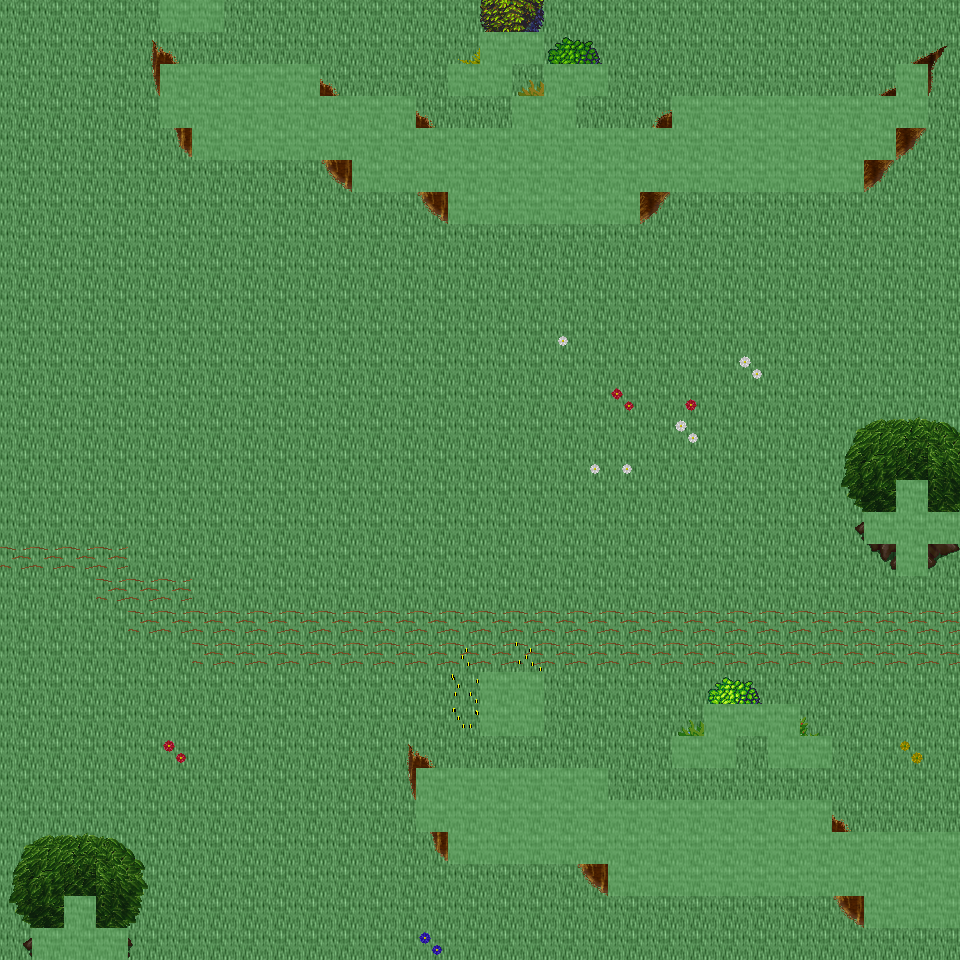

This is a level from a 2D game, rendered from its Tiled map with the project's own tilesets. A one-line summary and the map file follow, with tile-layer data summarised:
An orthogonal 30x30 tile map with 32x32 px tiles, 6 tile layers (Ground, Object, Object2, Above, ...), 39 tilesets and 8 objects (8x mapExit).

<map version="1.0" orientation="orthogonal" renderorder="right-down" width="30" height="30" tilewidth="32" tileheight="32" nextobjectid="9">
  <tileset firstgid="1" name="tileset_ground_ground" tilewidth="32" tileheight="32" tilecount="33" columns="3">
    <image source="../drawable/tileset_ground_ground.png" width="96" height="352" />
  </tileset>
  <tileset firstgid="34" name="tileset_ground_water_pool" tilewidth="32" tileheight="32" tilecount="72" columns="3">
    <image source="../drawable/tileset_ground_water_pool.png" width="96" height="768" />
  </tileset>
  <tileset firstgid="106" name="tileset_ground_ridge_earth_dark" tilewidth="32" tileheight="32" tilecount="96" columns="12">
    <image source="../drawable/tileset_ground_ridge_earth_dark.png" width="384" height="256" />
  </tileset>
  <tileset firstgid="202" name="tileset_ground_grass_edges" tilewidth="32" tileheight="32" tilecount="36" columns="12">
    <image source="../drawable/tileset_ground_grass_edges.png" width="384" height="96" />
  </tileset>
  <tileset firstgid="238" name="tileset_ground_grass_corners" tilewidth="32" tileheight="32" tilecount="24" columns="6">
    <image source="../drawable/tileset_ground_grass_corners.png" width="192" height="128" />
  </tileset>
  <tileset firstgid="262" name="tileset_plant_flower_daisy_blue" tilewidth="32" tileheight="32" tilecount="8" columns="2">
    <image source="../drawable/tileset_plant_flower_daisy_blue.png" width="64" height="128" />
  </tileset>
  <tileset firstgid="270" name="tileset_plant_flower_daisy_yellow" tilewidth="32" tileheight="32" tilecount="8" columns="2">
    <image source="../drawable/tileset_plant_flower_daisy_yellow.png" width="64" height="128" />
  </tileset>
  <tileset firstgid="278" name="tileset_plant_flower_daisy_red" tilewidth="32" tileheight="32" tilecount="8" columns="2">
    <image source="../drawable/tileset_plant_flower_daisy_red.png" width="64" height="128" />
  </tileset>
  <tileset firstgid="286" name="tileset_plant_flower_daisy_white" tilewidth="32" tileheight="32" tilecount="8" columns="2">
    <image source="../drawable/tileset_plant_flower_daisy_white.png" width="64" height="128" />
  </tileset>
  <tileset firstgid="294" name="tileset_logic_collision" tilewidth="32" tileheight="32" tilecount="1" columns="1">
    <image source="../drawable/tileset_logic_collision.png" width="32" height="32" />
  </tileset>
  <tileset firstgid="295" name="tileset_plant_tree_tree_green" tilewidth="32" tileheight="32" tilecount="80" columns="8">
    <image source="../drawable/tileset_plant_tree_tree_green.png" width="256" height="352" />
  </tileset>
  <tileset firstgid="375" name="tileset_plant_stump_stump_brown" tilewidth="32" tileheight="32" tilecount="4" columns="2">
    <image source="../drawable/tileset_plant_stump_stump_brown.png" width="64" height="64" />
  </tileset>
  <tileset firstgid="379" name="tileset_item_pot_cauldron" tilewidth="32" tileheight="32" tilecount="48" columns="8">
    <image source="../drawable/tileset_item_pot_cauldron.png" width="256" height="192" />
  </tileset>
  <tileset firstgid="427" name="tileset_plant_bush_various_small" tilewidth="32" tileheight="32" tilecount="9" columns="3">
    <image source="../drawable/tileset_plant_bush_various_small.png" width="96" height="96" />
  </tileset>
  <tileset firstgid="436" name="tileset_ground_rock_pebbles" tilewidth="32" tileheight="32" tilecount="3" columns="1">
    <image source="../drawable/tileset_ground_rock_pebbles.png" width="32" height="96" />
  </tileset>
  <tileset firstgid="439" name="tileset_ground_ladder_vertical_dark" tilewidth="32" tileheight="32" tilecount="3" columns="3">
    <image source="../drawable/tileset_ground_ladder_vertical_dark.png" width="96" height="32" />
  </tileset>
  <tileset firstgid="442" name="tileset_item_chemistry_empty_bottles" tilewidth="32" tileheight="32" tilecount="12" columns="4">
    <image source="../drawable/tileset_item_chemistry_empty_bottles.png" width="128" height="96" />
  </tileset>
  <tileset firstgid="454" name="tileset_item_chemistry_flask" tilewidth="32" tileheight="32" tilecount="3" columns="1">
    <image source="../drawable/tileset_item_chemistry_flask.png" width="32" height="96" />
  </tileset>
  <tileset firstgid="457" name="tileset_item_pot_barrel" tilewidth="32" tileheight="32" tilecount="2" columns="1">
    <image source="../drawable/tileset_item_pot_barrel.png" width="32" height="64" />
  </tileset>
  <tileset firstgid="459" name="tileset_item_flagpole" tilewidth="32" tileheight="32" tilecount="3" columns="1">
    <image source="../drawable/tileset_item_flagpole.png" width="32" height="96" />
  </tileset>
  <tileset firstgid="462" name="tileset_item_food_beehive1" tilewidth="32" tileheight="32" tilecount="1" columns="1">
    <image source="../drawable/tileset_item_food_beehive1.png" width="32" height="32" />
  </tileset>
  <tileset firstgid="463" name="tileset_item_food_beehive2" tilewidth="32" tileheight="32" tilecount="1" columns="1">
    <image source="../drawable/tileset_item_food_beehive2.png" width="32" height="32" />
  </tileset>
  <tileset firstgid="464" name="tileset_item_buzzing_bees" tilewidth="32" tileheight="32" tilecount="5" columns="5">
    <image source="../drawable/tileset_item_buzzing_bees.png" width="160" height="32" />
  </tileset>
  <tileset firstgid="469" name="tileset_plant_bush_hedge" tilewidth="32" tileheight="32" tilecount="35" columns="5">
    <image source="../drawable/tileset_plant_bush_hedge.png" width="160" height="224" />
  </tileset>
  <tileset firstgid="504" name="tileset_logic_creature_animal" tilewidth="32" tileheight="32" tilecount="32" columns="8">
    <image source="../drawable/tileset_logic_creature_animal.png" width="256" height="128" />
  </tileset>
  <tileset firstgid="536" name="tileset_furniture_table_wooden_trestle" tilewidth="32" tileheight="32" tilecount="9" columns="3">
    <image source="../drawable/tileset_furniture_table_wooden_trestle.png" width="96" height="96" />
  </tileset>
  <tileset firstgid="545" name="tileset_furniture_table_bench" tilewidth="32" tileheight="32" tilecount="3" columns="3">
    <image source="../drawable/tileset_furniture_table_bench.png" width="96" height="32" />
  </tileset>
  <tileset firstgid="548" name="tileset_item_food_smoked_meatandfish" tilewidth="32" tileheight="32" tilecount="4" columns="4">
    <image source="../drawable/tileset_item_food_smoked_meatandfish.png" width="128" height="32" />
  </tileset>
  <tileset firstgid="552" name="tileset_furniture_table_wooden_trestle_vertical" tilewidth="32" tileheight="32" tilecount="6" columns="2">
    <image source="../drawable/tileset_furniture_table_wooden_trestle_vertical.png" width="64" height="96" />
  </tileset>
  <tileset firstgid="558" name="tileset_building_huts" tilewidth="32" tileheight="32" tilecount="338" columns="26">
    <image source="../drawable/tileset_building_huts.png" width="832" height="416" />
  </tileset>
  <tileset firstgid="896" name="tileset_building_chimney_smoke" tilewidth="32" tileheight="32" tilecount="40" columns="4">
    <image source="../drawable/tileset_building_chimney_smoke.png" width="128" height="320" />
  </tileset>
  <tileset firstgid="936" name="tileset_item_firewood" tilewidth="32" tileheight="32" tilecount="12" columns="3">
    <image source="../drawable/tileset_item_firewood.png" width="96" height="128" />
  </tileset>
  <tileset firstgid="948" name="tileset_logic_item_herb" tilewidth="32" tileheight="32" tilecount="5" columns="5">
    <image source="../drawable/tileset_logic_item_herb.png" width="160" height="32" />
  </tileset>
  <tileset firstgid="953" name="tileset_logic_creature_reptile" tilewidth="32" tileheight="32" tilecount="7" columns="7">
    <image source="../drawable/tileset_logic_creature_reptile.png" width="224" height="32" />
  </tileset>
  <tileset firstgid="960" name="tileset_logic_creature_insect" tilewidth="32" tileheight="32" tilecount="5" columns="5">
    <image source="../drawable/tileset_logic_creature_insect.png" width="160" height="32" />
  </tileset>
  <tileset firstgid="965" name="tileset_plant_bush_bush_pinks" tilewidth="32" tileheight="32" tilecount="4" columns="2">
    <image source="../drawable/tileset_plant_bush_bush_pinks.png" width="64" height="64" />
  </tileset>
  <tileset firstgid="969" name="tileset_plant_bush_fern" tilewidth="32" tileheight="32" tilecount="32" columns="8">
    <image source="../drawable/tileset_plant_bush_fern.png" width="256" height="128" />
  </tileset>
  <tileset firstgid="1001" name="tileset_plant_bushes_and_trees" tilewidth="32" tileheight="32" tilecount="144" columns="16">
    <image source="../drawable/tileset_plant_bushes_and_trees.png" width="512" height="289" />
  </tileset>
  <tileset firstgid="1145" name="tileset_plant_bush_berried" tilewidth="32" tileheight="32" tilecount="60" columns="5">
    <image source="../drawable/tileset_plant_bush_berried.png" width="160" height="384" />
  </tileset>
  <layer name="Ground" width="30" height="30">
    <data>[900 cells, 900 non-empty, 1 distinct tile ids]</data>
  </layer>
  <layer name="Object" width="30" height="30">
    <data>[900 cells, 233 non-empty, 52 distinct tile ids]</data>
  </layer>
  <layer name="Object2" width="30" height="30">
    <data>[900 cells, 4 non-empty, 4 distinct tile ids]</data>
  </layer>
  <layer name="Above" width="30" height="30">
    <data>[900 cells, 49 non-empty, 31 distinct tile ids]</data>
  </layer>
  <layer name="Above2" width="30" height="30">
    <data>[900 cells, 7 non-empty, 3 distinct tile ids]</data>
  </layer>
  <layer name="Walkable" width="30" height="30">
    <data>[900 cells, 145 non-empty, 1 distinct tile ids]</data>
  </layer>
  <objectgroup name="MapEvents">
    <object id="1" name="north" type="mapExit" x="0" y="0" width="160" height="32">
      <properties>
        <property name="map" value="level_0_x86_y130" />
        <property name="x" value="0" />
        <property name="y" value="28" />
      </properties>
    </object>
    <object id="2" name="north2" type="mapExit" x="224" y="0" width="736" height="32">
      <properties>
        <property name="map" value="level_0_x86_y130" />
        <property name="x" value="7" />
        <property name="y" value="28" />
      </properties>
    </object>
    <object id="3" name="south" type="mapExit" x="0" y="928" width="32" height="32">
      <properties>
        <property name="map" value="level_0_x86_y132" />
        <property name="x" value="0" />
        <property name="y" value="1" />
      </properties>
    </object>
    <object id="4" name="south2" type="mapExit" x="128" y="928" width="832" height="32">
      <properties>
        <property name="map" value="level_0_x86_y132" />
        <property name="x" value="4" />
        <property name="y" value="1" />
      </properties>
    </object>
    <object id="5" name="west" type="mapExit" x="0" y="0" width="32" height="960">
      <properties>
        <property name="map" value="level_0_x85_y131" />
        <property name="x" value="28" />
        <property name="y" value="0" />
      </properties>
    </object>
    <object id="6" name="east" type="mapExit" x="928" y="0" width="32" height="512">
      <properties>
        <property name="map" value="level_0_x87_y131" />
        <property name="x" value="1" />
        <property name="y" value="0" />
      </properties>
    </object>
    <object id="7" name="east2" type="mapExit" x="928" y="544" width="32" height="288">
      <properties>
        <property name="map" value="level_0_x87_y131" />
        <property name="x" value="1" />
        <property name="y" value="17" />
      </properties>
    </object>
    <object id="8" name="east3" type="mapExit" x="928" y="928" width="32" height="32">
      <properties>
        <property name="map" value="level_0_x87_y131" />
        <property name="x" value="1" />
        <property name="y" value="29" />
      </properties>
    </object>
  </objectgroup>
</map>
